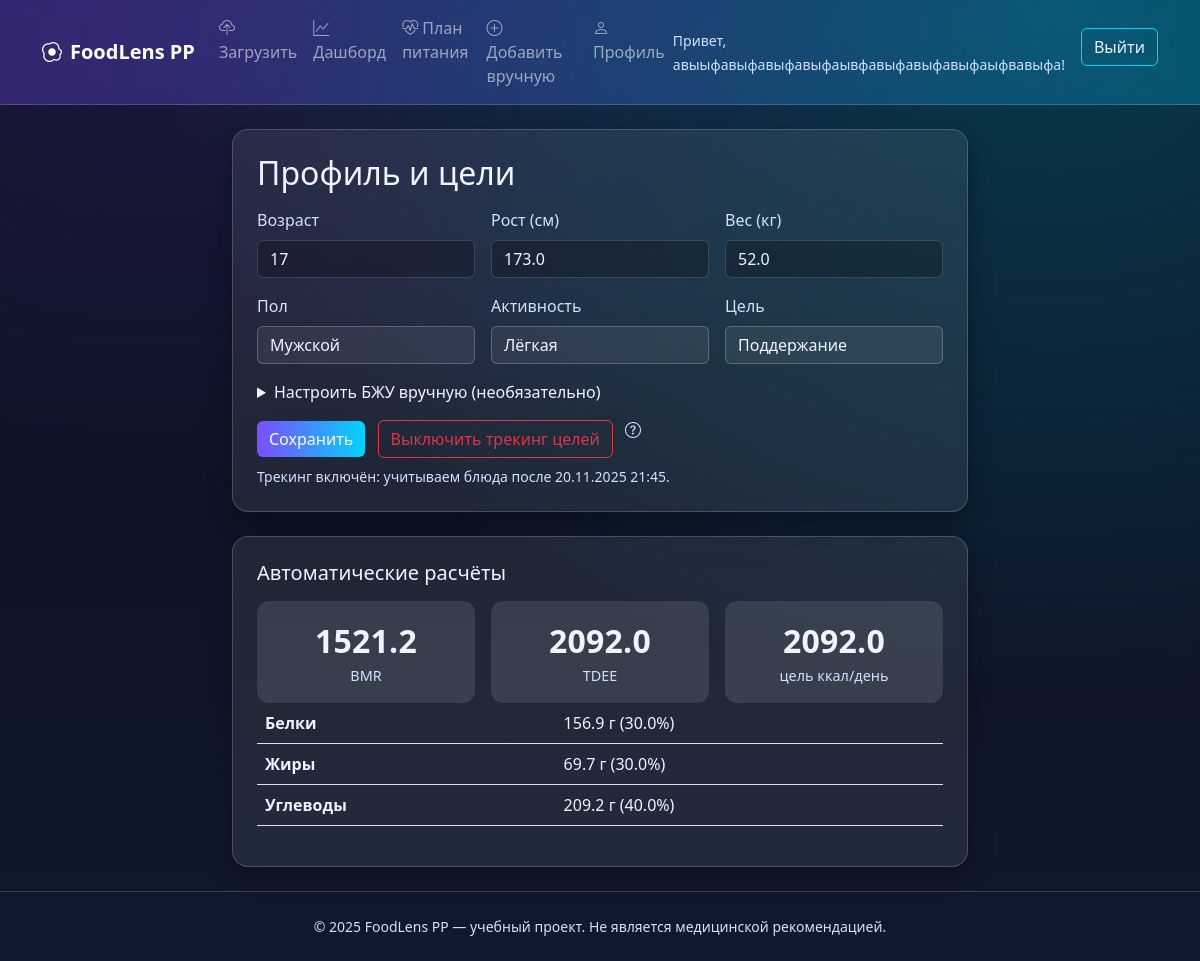
The app's page /profile (signed in) with its own data.
### app.py (models this page shows)
class User(db.Model):
    id = db.Column(db.Integer, primary_key=True)
    email = db.Column(db.String(255), unique=True, nullable=False)
    password_hash = db.Column(db.String(255), nullable=False)
    display_name = db.Column(db.String(120), nullable=False, default="User")
    is_admin = db.Column(db.Boolean, nullable=False, default=False)
    created_at = db.Column(db.DateTime, default=datetime.utcnow)
    profile = db.relationship("Profile", backref="user", uselist=False)
    meals_photo = db.relationship("MealPhoto", backref="user", lazy=True)
    meals_manual = db.relationship("ManualMeal", backref="user", lazy=True)

class Profile(db.Model):
    id = db.Column(db.Integer, primary_key=True)
    user_id = db.Column(db.Integer, db.ForeignKey("user.id"), unique=True, nullable=False)
    age = db.Column(db.Integer, nullable=True)
    sex = db.Column(db.String(12), nullable=True)  # male/female/other
    height_cm = db.Column(db.Float, nullable=True)
    weight_kg = db.Column(db.Float, nullable=True)
    activity = db.Column(db.String(16), nullable=True)  # sedentary/light/moderate/active/athlete
    goal = db.Column(db.String(12), nullable=True)      # lose/maintain/gain
    macro_p_pct = db.Column(db.Float, nullable=True)
    macro_f_pct = db.Column(db.Float, nullable=True)
    macro_c_pct = db.Column(db.Float, nullable=True)
    tracking_enabled_at = db.Column(db.DateTime, nullable=True)
    updated_at = db.Column(db.DateTime, default=datetime.utcnow, onupdate=datetime.utcnow)

### app.py (the view, shortened to what this page needs)
@app.route("/profile", methods=["GET","POST"])
@login_required
def profile():
    prof = db.session.query(Profile).filter_by(user_id=g.user.id).first()
    targets = compute_targets(prof)
    return render_template("profile.html", prof=prof, targets=targets, activities=ACTIVITY_FACTORS.keys())

### app.py (called while the page is built)
def login_required(view):
    @wraps(view)
    def wrapped(*args, **kwargs):
        if not session.get("user_id"):
            flash("Пожалуйста, войдите в аккаунт.", "warning")
            return redirect(url_for("login", next=request.path))
        if not getattr(g, "user", None):
            session.pop("user_id", None)
            flash("Сессия истекла, войдите заново.", "warning")
            return redirect(url_for("login", next=request.path))
        return view(*args, **kwargs)
    return wrapped

@app.before_request
def load_current_user():
    uid = session.get("user_id")
    user = None
    if uid is not None:
        try:
            uid_int = int(uid)
        except (TypeError, ValueError):
            uid_int = uid
        user = db.session.get(User, uid_int)
    g.user = user

@app.context_processor
def inject_user():
    return {"current_user": getattr(g, "user", None), "APP_NAME": APP_NAME, "getattr": getattr}

def mifflin_st_jeor(weight_kg, height_cm, age, sex):
    if None in (weight_kg, height_cm, age) or not sex:
        return None
    base = 10*weight_kg + 6.25*height_cm - 5*age
    if sex == "male": return base + 5
    if sex == "female": return base - 161
    return base

def default_macros_for_goal(goal:str)->Dict[str,float]:
    if goal=="lose":   return {"p":32.0,"f":28.0,"c":40.0}
    if goal=="gain":   return {"p":25.0,"f":30.0,"c":45.0}
    return {"p":30.0,"f":30.0,"c":40.0}

### templates/profile.html (shortened to what this page needs)
{% extends "base.html" %}
{% block content %}
<div class="row justify-content-center">
  <div class="col-lg-8">
    <div class="glass p-4">
      <h2 class="mb-3">Профиль и цели</h2>
      <form method="post">
        <div class="row g-3">
          <div class="col-md-4">
            <label class="form-label">Возраст</label>
            <input class="form-control" type="number" name="age" value="{{ prof.age or '' }}" min="10" max="100">
          </div>
          <div class="col-md-4">
            <label class="form-label">Рост (см)</label>
            <input class="form-control" type="number" name="height_cm" value="{{ prof.height_cm or '' }}" step="0.1">
          </div>
          <div class="col-md-4">
            <label class="form-label">Вес (кг)</label>
            <input class="form-control" type="number" name="weight_kg" value="{{ prof.weight_kg or '' }}" step="0.1">
          </div>
          <div class="col-md-4">
            <label class="form-label">Пол</label>
            <select class="form-select" name="sex">
              <option value="male" {% if prof.sex=='male' %}selected{% endif %}>Мужской</option>
            </select>
          </div>
          <div class="col-md-4">
            <label class="form-label">Активность</label>
            <select class="form-select" name="activity">
              <option value="light" {% if prof.activity=='light' %}selected{% endif %}>Лёгкая</option>
            </select>
          </div>
          <div class="col-md-4">
            <label class="form-label">Цель</label>
            <select class="form-select" name="goal">
              <option value="maintain" {% if prof.goal=='maintain' %}selected{% endif %}>Поддержание</option>
            </select>
          </div>
        </div>
        <details class="mt-3">
          <summary>Настроить БЖУ вручную (необязательно)</summary>
        </details>
        <button class="btn btn-accent mt-3" name="action" value="save">Сохранить</button>
        {% if not prof.tracking_enabled_at %}
          <button class="btn btn-outline-accent mt-3 ms-2" name="action" value="start_tracking">Включить трекинг целей</button>
          <span class="ms-2" data-bs-toggle="tooltip" data-bs-placement="right"
                title="Трекер помогает следить за дневной нормой калорий и БЖУ. После включения все блюда, отмеченные для трекинга, будут автоматически учитываться в вашей дневной статистике. Вы можете исключить отдельные блюда из трекинга при их добавлении.">
            <i class="bi bi-question-circle text-muted" style="cursor: help;"></i>
          </span>
          <div class="text-muted small mt-2">До включения трекинга «съедено сегодня» в целях считается равным 0.</div>
        {% else %}
          <button class="btn btn-outline-danger mt-3 ms-2" name="action" value="stop_tracking">Выключить трекинг целей</button>
          <span class="ms-2" data-bs-toggle="tooltip" data-bs-placement="right"
                title="Трекер помогает следить за дневной нормой калорий и БЖУ. После включения все блюда, отмеченные для трекинга, будут автоматически учитываться в вашей дневной статистике. Вы можете исключить отдельные блюда из трекинга при их добавлении.">
            <i class="bi bi-question-circle text-muted" style="cursor: help;"></i>
          </span>
          <div class="text-muted small mt-2">Трекинг включён: учитываем блюда после {{ prof.tracking_enabled_at.strftime("%d.%m.%Y %H:%M") }}.</div>
        {% endif %}
      </form>
    </div>
  </div>
</div>
{% if targets %}
<div class="row justify-content-center mt-4">
  <div class="col-lg-8">
    <div class="glass p-4">
      <h5 class="mb-3">Автоматические расчёты</h5>
      <div class="row text-center g-3">
        <div class="col-6 col-md-4"><div class="stat"><div class="stat-value">{{ targets.bmr }}</div><div class="stat-label">BMR</div></div></div>
        <div class="col-6 col-md-4"><div class="stat"><div class="stat-value">{{ targets.tdee|round(0) }}</div><div class="stat-label">TDEE</div></div></div>
        <div class="col-12 col-md-4"><div class="stat"><div class="stat-value">{{ targets.target_cal|round(0) }}</div><div class="stat-label">цель ккал/день</div></div></div>
      </div>
      <table class="table table-light-text">
        <tr><th>Белки</th><td>{{ targets.p_g }} г ({{ targets.p_pct }}%)</td></tr>
        <tr><th>Жиры</th><td>{{ targets.f_g }} г ({{ targets.f_pct }}%)</td></tr>
        <tr><th>Углеводы</th><td>{{ targets.c_g }} г ({{ targets.c_pct }}%)</td></tr>
      </table>
    </div>
  </div>
</div>
{% endif %}
{% endblock %}

### templates/base.html (shortened to what this page needs)
<!doctype html>
<html lang="ru">
  <head>
    <link href="https://cdn.jsdelivr.net/npm/bootstrap@5.3.3/dist/css/bootstrap.min.css" rel="stylesheet">
    <link href="https://cdn.jsdelivr.net/npm/bootstrap-icons@1.11.3/font/bootstrap-icons.css" rel="stylesheet">
    <link href="{{ url_for('static', filename='css/app.css') }}" rel="stylesheet">
  </head>
  <body class="theme-dark">
    <nav class="navbar navbar-expand-lg navbar-dark nav-glass">
      <div class="container">
        <a class="navbar-brand fw-bold" href="{{ url_for('index') }}">
          <i class="bi bi-egg-fried me-2"></i>{{ APP_NAME }}
        </a>
        <div class="collapse navbar-collapse" id="nav">
          <ul class="navbar-nav me-auto">
            {% if current_user %}
              <li class="nav-item"><a class="nav-link" href="{{ url_for('upload') }}"><i class="bi bi-cloud-upload"></i> Загрузить</a></li>
              <li class="nav-item"><a class="nav-link" href="{{ url_for('dashboard') }}"><i class="bi bi-graph-up"></i> Дашборд</a></li>
              <li class="nav-item"><a class="nav-link" href="{{ url_for('plan') }}"><i class="bi bi-heart-pulse"></i> План питания</a></li>
              <li class="nav-item"><a class="nav-link" href="{{ url_for('manual_add') }}"><i class="bi bi-plus-circle"></i> Добавить вручную</a></li>
              <li class="nav-item"><a class="nav-link" href="{{ url_for('profile') }}"><i class="bi bi-person"></i> Профиль</a></li>
            {% else %}
              <li class="nav-item"><a class="nav-link" href="{{ url_for('upload') }}"><i class="bi bi-cloud-upload"></i> Загрузить</a></li>
            {% endif %}
          </ul>
          <ul class="navbar-nav ms-auto">
            {% if current_user %}
              <li class="nav-item"><span class="navbar-text me-3 small text-muted">Привет, {{ current_user.display_name }}!</span></li>
              <li class="nav-item"><a class="btn btn-outline-accent" href="{{ url_for('logout') }}">Выйти</a></li>
            {% else %}
              <li class="nav-item"><a class="btn btn-outline-accent me-2" href="{{ url_for('login') }}">Войти</a></li>
              <li class="nav-item"><a class="btn btn-accent" href="{{ url_for('register') }}">Регистрация</a></li>
            {% endif %}
          </ul>
        </div>
      </div>
    </nav>
    <main class="container py-4">
      {% block content %}{% endblock %}
    </main>
    <footer class="footer text-center py-4">
      <div class="container small text-muted">
        © {{ 2025 }} {{ APP_NAME }} — учебный проект. Не является медицинской рекомендацией.
      </div>
    </footer>
  </body>
</html>

### static/css/app.css (style rules this page uses)
:root { --bg:#0a0f1d; --bg-2:#10192d; --glass: rgba(255,255,255,0.08); --glass-border: rgba(255,255,255,0.18); --text:#f0f4ff; --muted:#cfe1ff; --accent:#7C4DFF; --accent-2:#00D4FF; }
.theme-dark { background: radial-gradient(900px 600px at 12% -10%, rgba(124,77,255,.18), transparent), radial-gradient(900px 700px at 88% 0%, rgba(0,212,255,.22), transparent), linear-gradient(180deg, var(--bg) 0%, var(--bg-2) 100%); min-height:100vh; color:var(--text); }
.nav-glass { background: linear-gradient(90deg, rgba(124,77,255,.28), rgba(0,212,255,.22)); backdrop-filter: blur(8px); border-bottom: 1px solid var(--glass-border); }
.glass { background: var(--glass); border: 1px solid var(--glass-border); border-radius: 16px; box-shadow: 0 8px 24px rgba(0,0,0,.35); }
.btn-accent { background-image: linear-gradient(90deg, var(--accent), var(--accent-2)); color:#fff; border:none; }
.btn-outline-accent { color:#e6f2ff; border:1px solid var(--accent-2); background:transparent; }
.table { color:var(--text); --bs-table-bg: transparent; }
.table-light-text { color:var(--text) !important; }
.table-light-text th, .table-light-text td { color:var(--text) !important; }
.small, .text-muted { color:var(--muted) !important; }
.form-control, .form-select { background: rgba(255,255,255,.07); color: var(--text); border:1px solid rgba(255,255,255,.22); color-scheme: dark; }
.form-select option { background:#10192d; color:#f0f4ff; }
.stat { text-align:center; padding:16px; border-radius:12px; background:rgba(255,255,255,0.10); }
.stat-value { font-size:2rem; font-weight:800; letter-spacing:.2px; }
.stat-label { color:var(--muted); font-size:.9rem; }
.footer { border-top:1px solid var(--glass-border); }
.form-label, label { color: var(--muted); }
.form-control { color: var(--text); background-color: rgba(0, 0, 0, 0.25); border-color: rgba(255, 255, 255, 0.15); }
.form-control::placeholder { color: rgba(240, 244, 255, 0.6); }

### records on screen
User: display_name "авыыфавыфавыфавыфаывфавыфавыфавыфаыфвавыфа"
Profile: age "17", height_cm "173.0", weight_kg "52.0", sex "Мужской", activity "Лёгкая", goal "Поддержание", tracking_enabled_at "20.11.2025 21:45"

### other values on screen
{{ APP_NAME }} "FoodLens PP"
{{ targets.bmr }} "1521.2"
{{ targets.tdee|round(0) }} "2092.0"
{{ targets.target_cal|round(0) }} "2092.0"
{{ targets.p_g }} "156.9"
{{ targets.p_pct }} "30.0"
{{ targets.f_g }} "69.7"
{{ targets.f_pct }} "30.0"
{{ targets.c_g }} "209.2"
{{ targets.c_pct }} "40.0"
{{ 2025 }} "2025"
